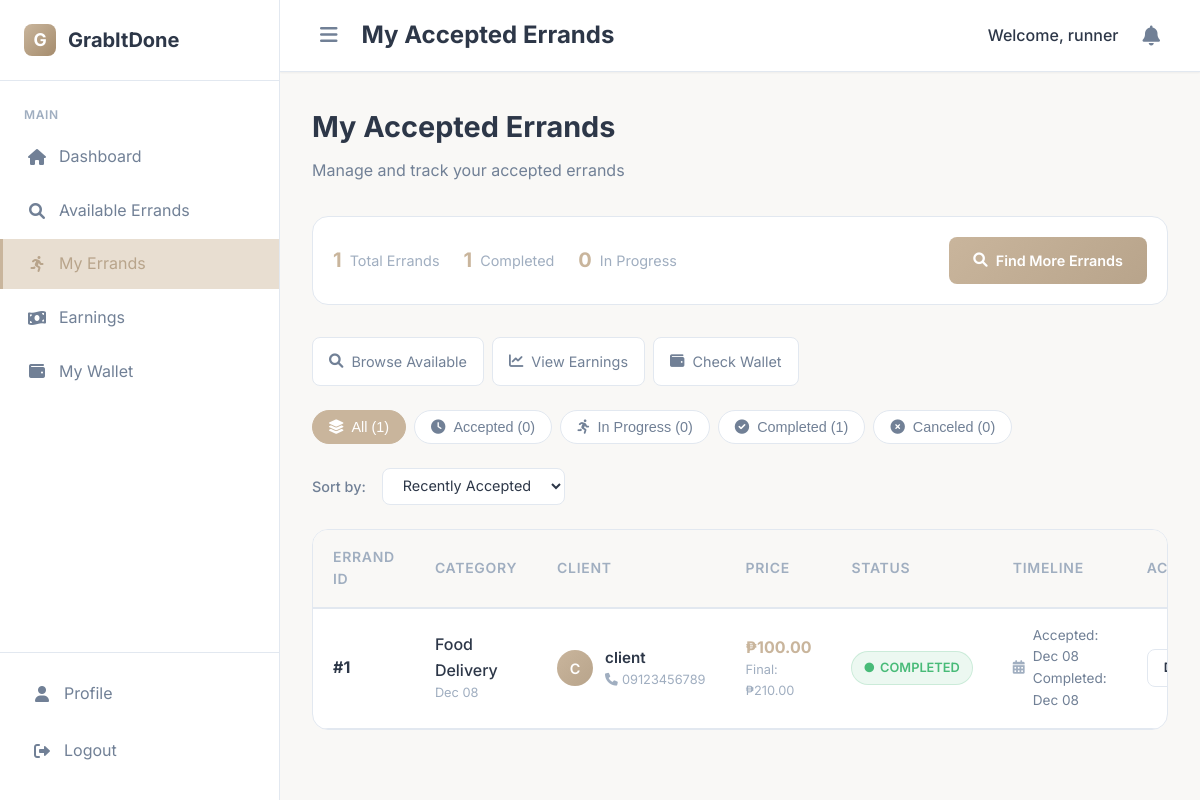
Screenshot of /my-errands-runner (signed in) with the database file from the repository.
### app/models.py (models this page shows, shortened)
class Errand(db.Model):
    id = db.Column(db.Integer, primary_key=True)
    category = db.Column(db.String(100), nullable=False)
    description = db.Column(db.Text, nullable=False)
    pickup_address = db.Column(db.String(200), nullable=False)
    dropoff_address = db.Column(db.String(200), nullable=False)
    barangay = db.Column(db.String(100), nullable=False)
    preferred_time = db.Column(db.DateTime)
    proposed_fee = db.Column(db.Float, nullable=False)
    final_fee = db.Column(db.Float)
    status = db.Column(db.String(20), default='Pending')
    client_id = db.Column(db.Integer, db.ForeignKey('user.id'), nullable=False)
    runner_id = db.Column(db.Integer, db.ForeignKey('user.id'))
    payment_id = db.Column(db.Integer, db.ForeignKey('payment.id'))
    created_at = db.Column(db.DateTime, default=datetime.utcnow)
    updated_at = db.Column(db.DateTime, default=datetime.utcnow, onupdate=datetime.utcnow)
    accepted_at = db.Column(db.DateTime)
    completed_at = db.Column(db.DateTime)
    payment = db.relationship('Payment', backref='errand_payment', foreign_keys=[payment_id])

class User(db.Model):
    id = db.Column(db.Integer, primary_key=True)
    username = db.Column(db.String(80), unique=True, nullable=False)
    email = db.Column(db.String(120), unique=True, nullable=False)
    password_hash = db.Column(db.String(200), nullable=False)
    role = db.Column(db.String(20), nullable=False)  # client, runner, admin
    first_name = db.Column(db.String(50))
    last_name = db.Column(db.String(50))
    phone = db.Column(db.String(20))
    barangay = db.Column(db.String(100))
    address = db.Column(db.Text)
    bio = db.Column(db.Text)
    vehicle_type = db.Column(db.String(50))
    available_hours = db.Column(db.String(100))
    verified = db.Column(db.Boolean, default=False)
    verification_requested = db.Column(db.Boolean, default=False)
    verification_status = db.Column(db.String(20), default='not_requested')
    last_verification_date = db.Column(db.DateTime)
    rejection_reason = db.Column(db.Text, nullable=True)
    is_active = db.Column(db.Boolean, default=True)
    created_at = db.Column(db.DateTime, default=datetime.utcnow)
    wallet_balance = db.Column(db.Float, default=0.0)
    total_earnings = db.Column(db.Float, default=0.0)  # For runners
    total_spent = db.Column(db.Float, default=0.0)     # For clients
    created_errands = db.relationship('Errand', foreign_keys='Errand.client_id', backref='user_client', lazy=True)
    accepted_errands = db.relationship('Errand', foreign_keys='Errand.runner_id', backref='user_runner', lazy=True)
    client_payments = db.relationship('Payment', foreign_keys='Payment.client_id', backref='payment_client_user', lazy=True)
    runner_payments = db.relationship('Payment', foreign_keys='Payment.runner_id', backref='payment_runner_user', lazy=True)
    wallet_transactions = db.relationship('WalletTransaction', backref='transaction_user', lazy=True)
    user_payment_methods = db.relationship('PaymentMethod', backref='method_owner', lazy=True)
    user_wallet = db.relationship('Wallet', backref='wallet_owner_user', uselist=False)

### app/routes.py (the view)
@bp.route('/my-errands-runner')
@login_required('runner')
def my_errands_runner():
    user = User.query.get(session['user_id'])
    if not user.verified and user.verification_status != 'approved':
        flash('You need to verify your account to view your errands.', 'error')
        return redirect(url_for('main.verification'))
    accepted_errands = Errand.query.filter_by(runner_id=session['user_id']).order_by(Errand.created_at.desc()).all()
    return render_template('runner/my_errands_runner.html',
                        user=user,
                        accepted_errands=accepted_errands)

### app/routes.py (called while the page is built)
def validate_session():
    if 'user_id' not in session:
        return False
    session_hash = session.get('session_id')
    cookie_session = request.cookies.get('user_session')
    if not session_hash or not cookie_session:
        return False
    expected_cookie = f"{session['user_id']}_{session_hash}"
    return cookie_session == expected_cookie

### app/templates/runner/my_errands_runner.html (shortened to what this page needs)
{% extends 'base.html' %}
{% block header_title %}My Accepted Errands{% endblock %}
{% block content %}
<div class="page-header">
    <div>
        <h1 class="page-title">My Accepted Errands</h1>
        <p class="page-subtitle">Manage and track your accepted errands</p>
    </div>
</div>
<div class="control-bar">
    <div class="stats">
        <div class="stat-item">
            <span class="stat-value">{{ accepted_errands|length }}</span>
            <span class="stat-label">Total Errands</span>
        </div>
        <div class="stat-item">
            {% set completed_count = accepted_errands|selectattr('status', 'equalto', 'Completed')|list|length %}
            <span class="stat-value">{{ completed_count }}</span>
            <span class="stat-label">Completed</span>
        </div>
        <div class="stat-item">
            {% set in_progress_count = accepted_errands|selectattr('status', 'equalto', 'In Progress')|list|length %}
            <span class="stat-value">{{ in_progress_count }}</span>
            <span class="stat-label">In Progress</span>
        </div>
    </div>
    <div class="header-actions">
        <a href="{{ url_for('main.available_errands_runner') }}" class="btn btn-primary">
            <i class="fas fa-search"></i> Find More Errands
        </a>
    </div>
</div>
<div class="quick-actions">
    <a href="{{ url_for('main.available_errands_runner') }}" class="quick-action-btn">
        <i class="fas fa-search"></i> Browse Available
    </a>
    <a href="{{ url_for('main.earnings_runner') }}" class="quick-action-btn">
        <i class="fas fa-chart-line"></i> View Earnings
    </a>
    <a href="{{ url_for('main.wallet') }}" class="quick-action-btn">
        <i class="fas fa-wallet"></i> Check Wallet
    </a>
</div>
<div class="status-filter" id="statusFilter">
    <button class="status-btn active" data-status="all">
        <i class="fas fa-layer-group"></i> All ({{ accepted_errands|length }})
    </button>
    <button class="status-btn" data-status="Accepted">
        <i class="fas fa-clock"></i> Accepted ({{ accepted_errands|selectattr('status', 'equalto', 'Accepted')|list|length }})
    </button>
    <button class="status-btn" data-status="In Progress">
        <i class="fas fa-running"></i> In Progress ({{ accepted_errands|selectattr('status', 'equalto', 'In Progress')|list|length }})
    </button>
    <button class="status-btn" data-status="Completed">
        <i class="fas fa-check-circle"></i> Completed ({{ accepted_errands|selectattr('status', 'equalto', 'Completed')|list|length }})
    </button>
    <button class="status-btn" data-status="Canceled">
        <i class="fas fa-times-circle"></i> Canceled ({{ accepted_errands|selectattr('status', 'equalto', 'Canceled')|list|length }})
    </button>
</div>
<div class="sort-controls">
    <span class="sort-label">Sort by:</span>
    <select class="sort-select" id="sortSelect">
        <option value="recent">Recently Accepted</option>
    </select>
</div>
<div class="errands-table-container">
    {% if accepted_errands %}
    <table class="table" id="errandsTable">
        <thead>
            <tr>
                <th>Errand ID</th>
                <th>Category</th>
                <th>Client</th>
                <th>Price</th>
                <th>Status</th>
                <th>Timeline</th>
                <th>Actions</th>
            </tr>
        </thead>
        <tbody>
            {% for errand in accepted_errands %}
            <tr class="errand-row"
                data-id="{{ errand.id }}"
                data-status="{{ errand.status }}"
                data-category="{{ errand.category }}"
                data-price="{{ errand.proposed_fee }}"
                data-accepted="{{ errand.accepted_at.timestamp() if errand.accepted_at else '' }}"
                data-completed="{{ errand.completed_at.timestamp() if errand.completed_at else '' }}">
                <td>
                    <strong>#{{ errand.id }}</strong>
                </td>
                <td>
                    <div style="font-weight: 500;">{{ errand.category }}</div>
                    <div style="font-size: 0.8rem; color: var(--text-muted);">
                        {{ errand.created_at.strftime('%b %d') }}
                    </div>
                </td>
                <td>
                    <div class="client-cell">
                        <div class="client-avatar">
                            {{ errand.user_client.username[:1]|upper }}
                        </div>
                        <div class="client-details">
                            <div class="client-name">{{ errand.user_client.username }}</div>
                            <div class="client-contact">
                                <i class="fas fa-phone"></i>
                                {{ errand.user_client.phone or 'No phone' }}
                            </div>
                        </div>
                    </div>
                </td>
                <td>
                    <div style="font-weight: 700; color: var(--primary);">
                        ₱{{ "%.2f"|format(errand.proposed_fee) }}
                    </div>
                    {% if errand.final_fee and errand.final_fee != errand.proposed_fee %}
                    <div style="font-size: 0.8rem; color: var(--text-muted);">
                        Final: ₱{{ "%.2f"|format(errand.final_fee) }}
                    </div>
                    {% endif %}
                </td>
                <td>
                    <span class="status-badge status-{{ errand.status|lower|replace(' ', '-') }}">
                        <i class="fas fa-circle" style="font-size: 0.6rem;"></i>
                        {{ errand.status }}
                    </span>
                </td>
                <td>
                    <div class="time-indicator">
                        <div class="time-icon">
                            <i class="fas fa-calendar-alt"></i>
                        </div>
                        <div class="time-text">
                            {% if errand.accepted_at %}
                                Accepted: {{ errand.accepted_at.strftime('%b %d') }}
                            {% endif %}
                            {% if errand.completed_at %}
                                <br>
                                Completed: {{ errand.completed_at.strftime('%b %d') }}
                            {% endif %}
                        </div>
                    </div>
                </td>
                <td>
                    <div class="action-buttons">
                        <a href="{{ url_for('main.view_errand', errand_id=errand.id) }}" class="btn btn-secondary btn-sm">
                        </a>
                    </div>
                </td>
            </tr>
            {% endfor %}
        </tbody>
    </table>
    {% endif %}
</div>
{% endblock %}

### app/templates/base.html (style rules this page uses)
:root { --primary: #C9B59C; --primary-dark: #B8A48B; --primary-light: #E8DED1; --secondary: #D9CFC7; --accent: #A58C6D; --background: #F9F8F6; --surface: #FFFFFF; --text-primary: #2D3748; --text-secondary: #718096; --text-muted: #A0AEC0; --border: #E2E8F0; --success: #48BB78; --warning: #ED8936; --error: #F56565; --info: #4299E1; --shadow-sm: 0 1px 2px 0 rgba(0, 0, 0, 0.05); --shadow: 0 1px 3px 0 rgba(0, 0, 0, 0.1), 0 1px 2px 0 rgba(0, 0, 0, 0.06); --shadow-md: 0 4px 6px -1px rgba(0, 0, 0, 0.1), 0 2px 4px -1px rgba(0, 0, 0, 0.06); --shadow-lg: 0 10px 15px -3px rgba(0, 0, 0, 0.1), 0 4px 6px -2px rgba(0, 0, 0, 0.05); --radius: 8px; --radius-lg: 16px; --sidebar-width: 280px; --sidebar-width-collapsed: 70px; }
* { margin: 0; padding: 0; box-sizing: border-box; }
body { font-family: 'Inter', sans-serif; line-height: 1.6; color: var(--text-primary); background: var(--background); min-height: 100vh; }
.header-actions { display: flex; align-items: center; gap: 1.5rem; }
.btn { display: inline-flex; align-items: center; justify-content: center; gap: 0.5rem; padding: 0.75rem 1.5rem; border: none; border-radius: var(--radius); font-weight: 600; font-size: 0.9rem; text-decoration: none; cursor: pointer; font-family: inherit; }
.btn-primary { background: linear-gradient(135deg, var(--primary), var(--primary-dark)); color: white; }
.btn-secondary { background: var(--surface); color: var(--text-primary); border: 1px solid var(--border); }
.btn-sm { padding: 0.5rem 1rem; font-size: 0.8rem; }

### rows the page displays
Errand: id "1", category "Food Delivery", created_at "Dec 08", user_client "C", user_client.username "client", user_client "09123456789", proposed_fee "100.00", final_fee "210.00", status "COMPLETED", accepted_at "Dec 08", completed_at "Dec 08"

### other values shown
{{ session.get('username') }} "runner"
{{ accepted_errands|length }} "1"
{{ completed_count }} "1"
{{ in_progress_count }} "0"
